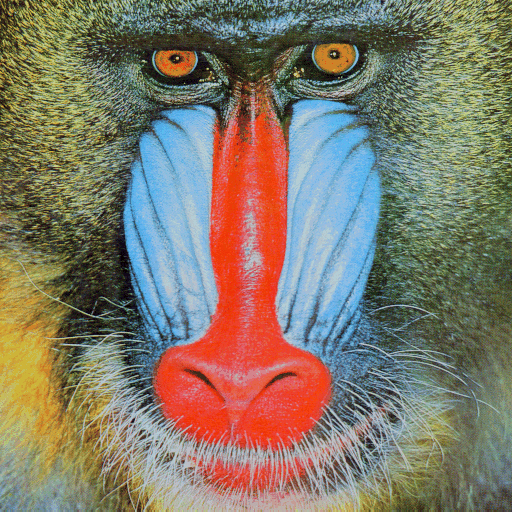
#> input picture assignment01_images_2026/mandril_color.tif, 512 x 512 px
$ python main.py
#> lines starting #> are read from the running program, lines starting #| are printed output that depends on the picture
#> in main, image is the input picture: PIL image 512x512 RGB; mean R, G, B 129.6, 121.6, 105.2
"""问题 3：分别用平均法和 NTSC 加权法将 RGB 图像转换为灰度图。"""

from pathlib import Path

import matplotlib.pyplot as plt
import numpy as np
from PIL import Image


def rgb1gray(f: np.ndarray, method: str = "NTSC") -> np.ndarray:
    """将 24 位 RGB 图像转换为二维浮点灰度图。

    参数：
        f：形状为 (高, 宽, 3) 的 uint8 数组，通道顺序必须是 RGB。
        method："average" 为三个通道取平均；"NTSC" 为题目指定的加权和。

    返回：
        形状为 (高, 宽) 的 float64 数组，保留计算得到的小数。
        保存为普通 8 位灰度图片时，再单独取整并转换为 uint8。
    """
#> called with method = 'average'
    # 24 位 RGB 指每个像素有 R、G、B 三个通道，每通道 8 位。
    # 先检查是不是数组，再检查维度、通道数、尺寸和数据类型。
    if not isinstance(f, np.ndarray):
        raise TypeError("f 必须是 NumPy 数组")
    if f.ndim != 3 or f.shape[2] != 3:
        raise ValueError("f 必须是 RGB 图像，形状应为 (高, 宽, 3)")
    if f.shape[0] == 0 or f.shape[1] == 0:
        raise ValueError("输入图像不能为空")
    if f.dtype != np.uint8:
        raise TypeError("本函数输入应为每通道 8 位的 RGB 图像，即 uint8 数组")
    if not isinstance(method, str) or method not in ("average", "NTSC"):
        raise ValueError('method 只能是 "average" 或 "NTSC"，注意大小写')

    # uint8 数组相加可能溢出：例如 200 + 100 无法用 0～255 表示。
    # 因此必须先转成浮点数，再做加法；计算完之后才转浮点已经来不及。
    # astype 只改变类型，不会自动除以 255；这里仍使用 0～255 的数值尺度。
    rgb = f.astype(np.float64)

    # 前两个冒号表示取全部行和列，最后的索引选择通道。
    # 每个通道都是一张 (高, 宽) 的二维数组，并非只取一个像素。
    red = rgb[:, :, 0]
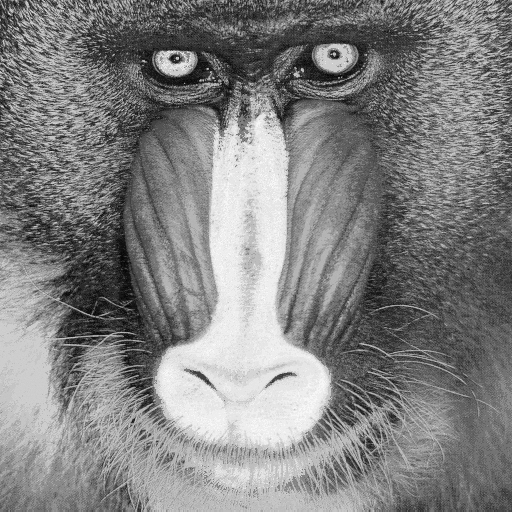
#> red: shape (512, 512) float64; min 5, max 250, mean 129.6
    green = rgb[:, :, 1]
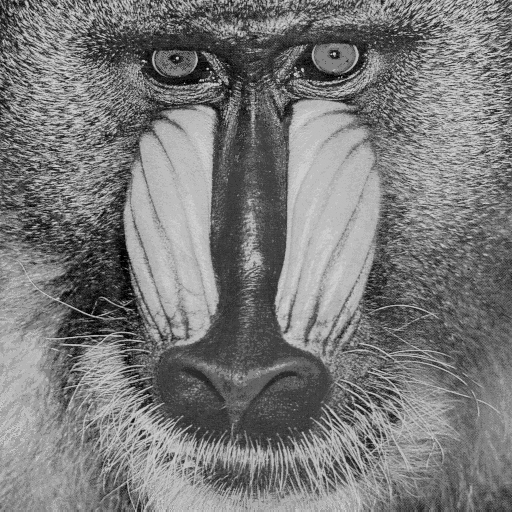
#> green: shape (512, 512) float64; min 0, max 208, mean 121.6
    blue = rgb[:, :, 2]
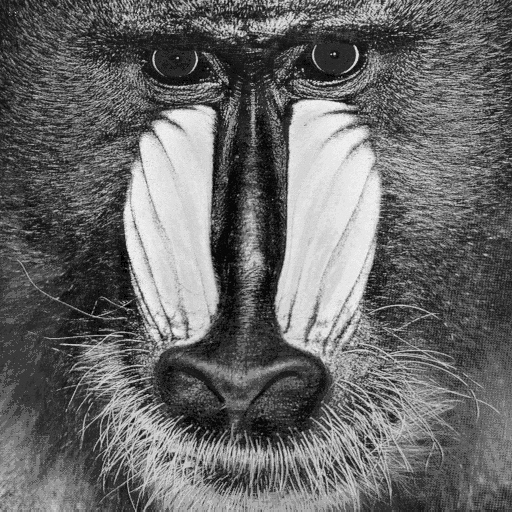
#> blue: shape (512, 512) float64; min 0, max 244, mean 105.2

    # NumPy 对数组逐元素运算，一次计算所有像素，不需要编写两层循环。
    if method == "average":
        return (red + green + blue) / 3.0
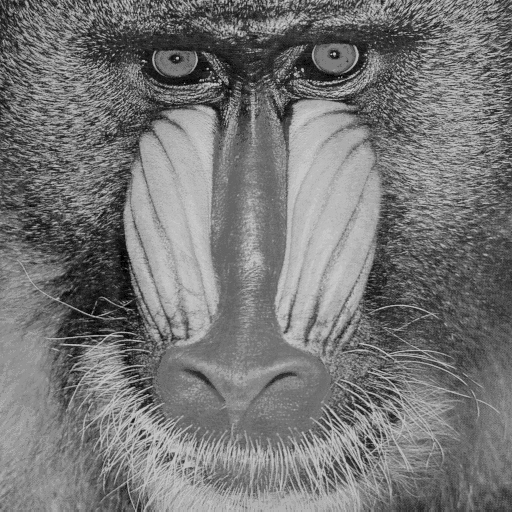
#> returned value: shape (512, 512) float64; min 1.67, max 202, mean 118.8

    # 使用题目原样给出的系数，不调用现成的灰度转换函数代替本题实现。
    # 三个系数之和为 0.9999；这里不重新归一化，保留题目指定公式。
    return 0.2989 * red + 0.5870 * green + 0.1140 * blue


def main():
    # 根据本脚本定位输入与输出，不依赖启动程序时终端所在的目录。
    question_dir = Path(__file__).resolve().parent
    data_dir = question_dir.parent / "assignment01_images_2026"
    result_dir = question_dir / "results"
    result_dir.mkdir(exist_ok=True)

    for filename in ("mandril_color.tif", "runner.jpg"):
        with Image.open(data_dir / filename) as image:
            # 两张作业原图均为 RGB。显式检查，避免把其他模式的数据当作 RGB 使用。
            if image.mode != "RGB":
                raise ValueError(f"{filename} 应为 RGB 模式，实际为 {image.mode}")
            f = np.array(image)

        average = rgb1gray(f, "average")
        ntsc = rgb1gray(f)  # 不传 method，使用函数定义中的默认值 "NTSC"。
        name = Path(filename).stem  # 去掉扩展名，用于组成输出文件名。

        # 保存前才量化为 uint8：rint 取最近整数（恰好半整数时取最近偶数），
        # clip 限制范围，astype 转为 8 位整数。直接 astype 会截去小数部分。
        # 不覆盖 average 和 ntsc，使后面的绘图、比较仍使用未取整的计算值。
        for method, gray in (("average", average), ("NTSC", ntsc)):
            gray_uint8 = np.clip(np.rint(gray), 0, 255).astype(np.uint8)
            Image.fromarray(gray_uint8).save(result_dir / f"{name}_{method}.png")
#> this loop made 2 passes
#> method on passes 1 to 2: 'average', 'NTSC'

        # 同一画布展示原图和两种灰度结果。固定显示范围，避免自动拉伸影响比较。
        # 图中使用英文标题，避免未配置中文字体时出现方框。
        fig, axes = plt.subplots(1, 3, figsize=(12, 4.5), layout="constrained")
        axes[0].imshow(f)
        axes[0].set_title("Original RGB")
        axes[1].imshow(average, cmap="gray", vmin=0, vmax=255)
        axes[1].set_title("Average")
        axes[2].imshow(ntsc, cmap="gray", vmin=0, vmax=255)
        axes[2].set_title("NTSC")
        for ax in axes:
            ax.axis("off")  # 只隐藏坐标轴，不修改像素。
        fig.suptitle(name)
        fig.savefig(result_dir / f"{name}_comparison.png", dpi=150)

        # 绝对差衡量两种方法的差异大小，不表示哪一种更正确。
        # 这里比较浮点结果，不让保存时的取整掩盖小幅差异。
        difference = np.abs(average - ntsc)
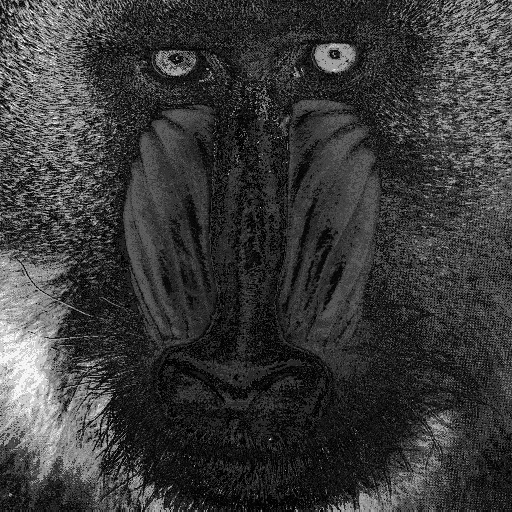
#> difference: shape (512, 512) float64; min 0.0062, max 27.26, mean 6.3; drawn with min black and max white
        print(f"{filename}：输入形状={f.shape}，输出形状={ntsc.shape}")
#| mandril_color.tif：输入形状=(512, 512, 3)，输出形状=(512, 512)
        print(f"  灰度计算类型={ntsc.dtype}")
#|   灰度计算类型=float64
        print(f"  两种方法的平均绝对差={difference.mean():.4f}")
#|   两种方法的平均绝对差=6.2637
        print(f"  两种方法的最大绝对差={difference.max():.4f}")
#|   两种方法的最大绝对差=27.2646
#> pass 2 of the loop in main, `for filename in ("mandril_color.tif", "runner.jpg"):`:
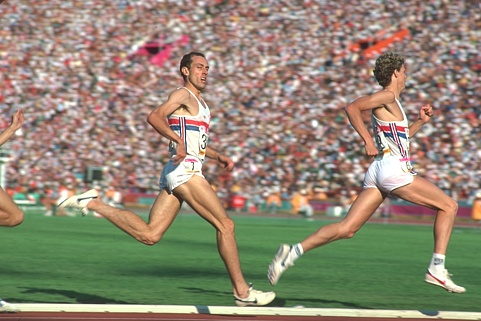
#> input picture assignment01_images_2026/runner.jpg, 481 x 321 px
#> in main, image is the input picture: PIL image 481x321 RGB; mean R, G, B 145.8, 135.4, 115.9
#> rgb: shape (321, 481, 3) float64
#> red: shape (321, 481) float64
#> green: shape (321, 481) float64
#> blue: shape (321, 481) float64
#> in rgb1gray (call 3), `return (red + green + blue) / 3.0`:
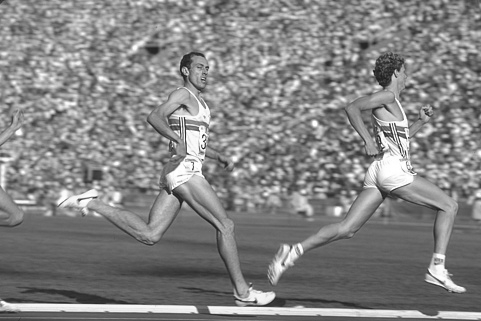
#> returned value: shape (321, 481) float64; min 24.67, max 255, mean 132.4
#> the loop in main, `for method, gray in (("average", average), ("NTSC", ntsc)):` made 2 passes
#> in main, `difference = np.abs(average - ntsc)`:
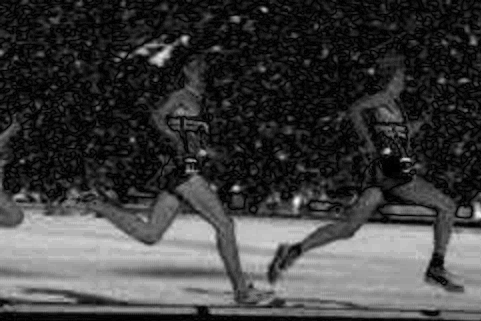
#> difference: shape (321, 481) float64; min 0, max 18.41, mean 4.54; drawn with min black and max white
#| runner.jpg：输入形状=(321, 481, 3)，输出形状=(321, 481)
#|   灰度计算类型=float64
#|   两种方法的平均绝对差=4.5450
#|   两种方法的最大绝对差=18.4083

    print(f"结果已保存到：{result_dir}")
    # 两张对比图保存后一起显示。普通脚本中，关闭窗口后程序继续结束。
    plt.show()
    plt.close("all")


# 直接运行时执行实验；其他题目导入 rgb1gray 时，不会自动读取文件和弹窗。
if __name__ == "__main__":
    main()
